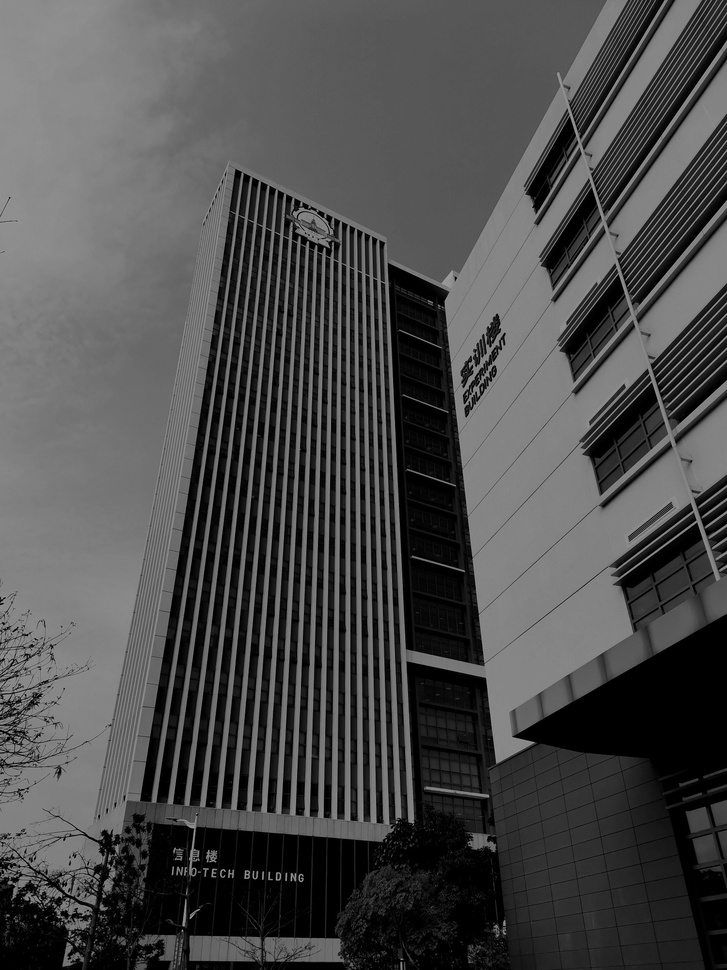
#> input picture work one/picture/0.jpg, 727 x 970 px, shrunk from 1500 x 2000 before the run
$ python tuxiangzengqiang.py
#> lines starting #> are read from the running program, lines starting #| are printed output that depends on the picture
import cv2
import matplotlib.pyplot as plt
import numpy as np
from matplotlib.font_manager import FontProperties
from skimage import exposure

# 读入图片
im = cv2.imread('./picture/0.jpg' , 0)
#> im is the input picture: shape (970, 727); min 0, max 171, mean 75.6
im_copy = cv2.imread('./picture/0.jpg' , 0)
# 如果图片为空，返回错误信息，并终止程序
if im is None:
    print("图片打开失败！")
    exit()
# 中值滤波去噪
medStep = 3  # 设置为3*3的滤波器


def m_filter(x, y, step):
    """中值滤波函数"""
    sum_s = []  # 定义空数组
    for k in range(-int(step / 2), int(step / 2) + 1):
        for m in range(-int(step / 2), int(step / 2) + 1):
            sum_s.append(im[x + k][y + m])  # 把模块的像素添加到空数组
    sum_s.sort()  # 对模板的像素由小到大进行排序
    return sum_s[(int(step * step / 2) + 1)]

for i in range(int(medStep / 2), im.shape[0] - int(medStep / 2)):
    for j in range(int(medStep / 2), im.shape[1] - int(medStep / 2)):
        im_copy[i][j] = m_filter(i, j, medStep)  # 用模板的中值来替代原像素的值
cv2.imshow("Median", im_copy)
# Gamma校正
img3 = exposure.adjust_gamma(im_copy, 1.05)
cv2.imshow("Gamma", img3)

# 对比度、亮度增强
def Contrast_and_Brightness(alpha, beta, img):
    """使用公式f(x)=α.g(x)+β"""
#> called with alpha = 1.1, beta = 30
    # α调节对比度，β调节亮度
    blank = np.zeros(img.shape, img.dtype)  # 创建图片类型的零矩阵
    dst = cv2.addWeighted(img, alpha, blank, 1 - alpha, beta)  # 图像混合加权
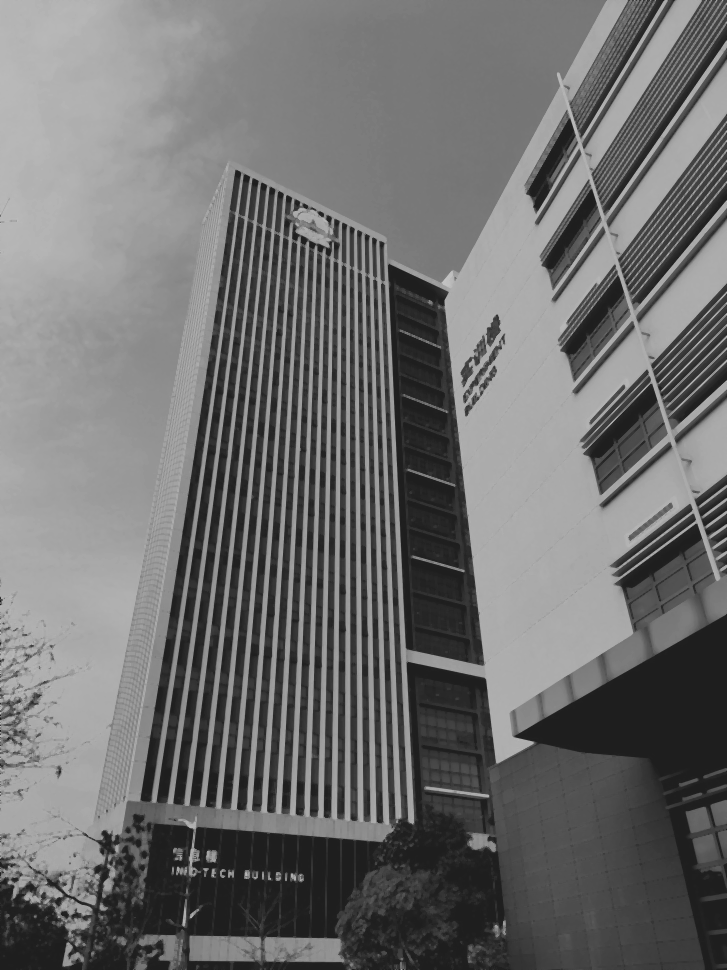
#> dst: shape (970, 727); min 30, max 197, mean 111.3
    return dst

img4 = Contrast_and_Brightness(1.1, 30, img3)
cv2.imshow("Contrast", img4)
# 创建一个窗口
plt.figure('对比图', figsize=(7, 5))
# 中文字体设置
font = FontProperties(fname=r"c:\windows\fonts\simsun.ttc", size=14)  # 新宋体
# 显示原图
plt.subplot(121)  # 子图1
# 显示原图，设置标题和字体
plt.imshow(im, plt.cm.gray), plt.title('处理前图片', fontproperties=font)

# 显示处理过的图像
plt.subplot(122)  # 子图2
# 显示处理后的图，设置标题和字体
plt.imshow(img4, plt.cm.gray), plt.title('处理后图片', fontproperties=font)
plt.show()
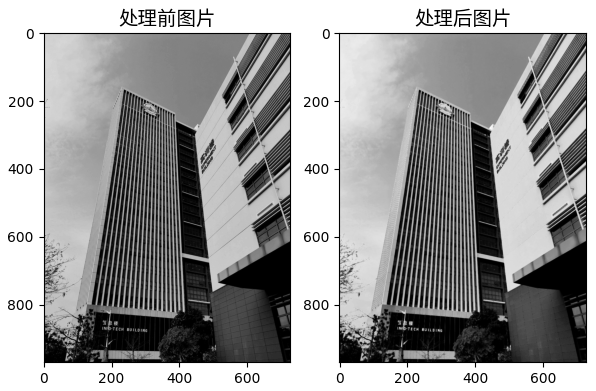
#> figure drawn by matplotlib, 2 panels
# 销毁所有窗口
cv2.destroyAllWindows()
